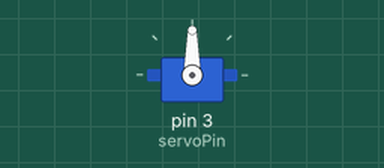
Recording of a sketch running on a simulated Arduino Uno, built with avr-gcc and run on an emulated ATmega328P. On the bench: servo.

Above: at 0.05 s.
At 1.5 s:
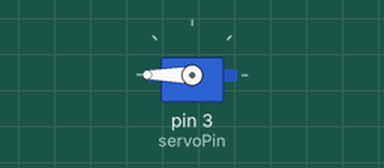
At 3.0 s:
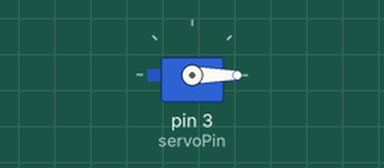
Timing chart, 0 to 6.9 s (numbered marks = the images above):
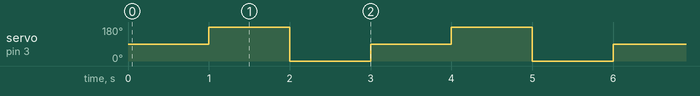

Measured:
- by itself, servo on pin 3 (servoPin): repeats every 3.0 s: 0° 1.0 s, 90° 1.0 s, 180° 1.0 s

The sketch:

arduino_servo.ino
```cpp
/* Servo motor with Arduino example code. Position and sweep. More info: https://www.makerguides.com/ */
// Include the servo library:
#include <Servo.h>
// Create a new servo object:
Servo myservo;
// Define the servo pin:
#define servoPin 3
// Create a variable to store the servo position:
int angle = 0;
void setup() {
  // Attach the Servo variable to a pin:
  myservo.attach(servoPin,490, 2500);
}
void loop() {
  // Tell the servo to go to a particular angle:
  myservo.write(90);
  delay(1000);
  myservo.write(180);
  delay(1000);
  myservo.write(0);

  delay(1000);
}
```
